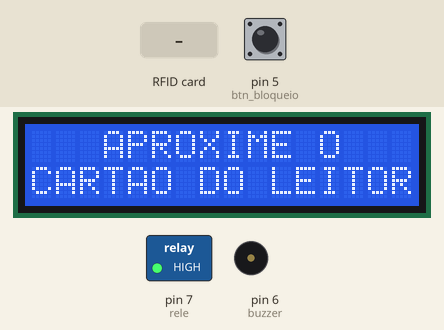
Bench run of a sketch on a simulated Arduino Uno, built with avr-gcc and run on an emulated ATmega328P. Shown: 16×2 character LCD, switched loads named in the sketch (green lamp = pin HIGH), buzzer (waves = sounding, pin HIGH). Inputs (shaded band) come from the test bench; at power-on: pin 5 (btn_bloqueio) LOW. Pins used as bus, display or sensor lines are not drawn; what the sketch prints to the serial monitor is not drawn.

Above: at 1.3 s.
1.4 s: RFID card E5 D6 85 28 held to the reader
At 1.81 s:
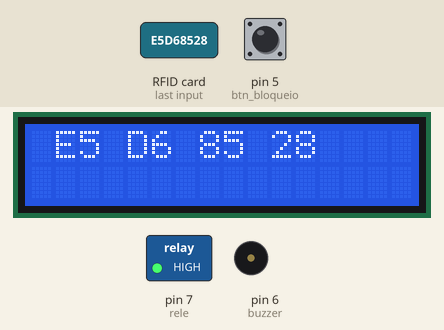
3.5 s: RFID card 5E 7A 19 C4 held to the reader
At 3.88 s:
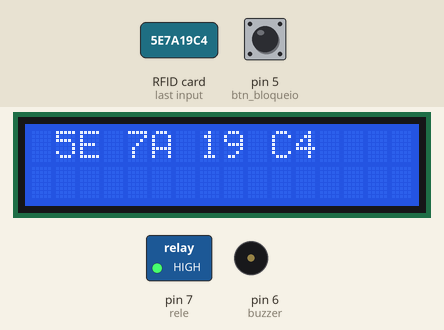
6.5 s: RFID card 20 84 56 CF held to the reader
At 6.91 s:
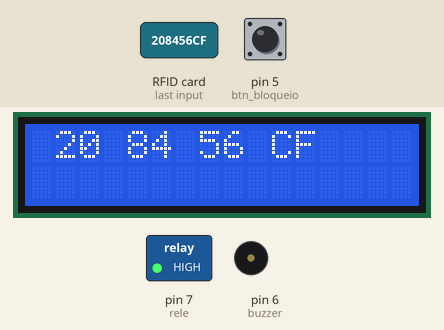
Timing chart, 0 to 9.5 s (numbered marks = the images above; inputs shaded):
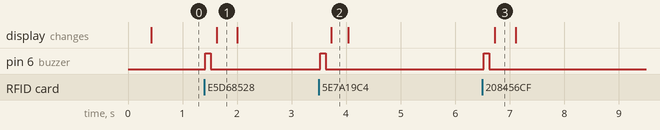

The sketch:

RFID_carro.ino
```cpp
#include <SPI.h>
#include <MFRC522.h>
#include <LiquidCrystal.h>

LiquidCrystal lcd(14,15,16,17,18,19);

int teste = 0;
int btn_bloqueio = 5;

#define rele 7


#define SS_PIN 10
#define RST_PIN 9
// Definicoes pino modulo RC522
MFRC522 mfrc522(SS_PIN, RST_PIN);

int buzzer = 6;

char st[20];

void setup()
{
  pinMode(buzzer,OUTPUT);
  pinMode(rele,OUTPUT);
  pinMode(btn_bloqueio,INPUT);

  digitalWrite(rele,HIGH);

  // Inicia a serial
  Serial.begin(9600);

  // Inicia  SPI bus
  SPI.begin();

  // Inicia MFRC522
  mfrc522.PCD_Init();
  // Mensagens iniciais no serial monitor
  Serial.println("Aproxime o seu cartao do leitor...");
  Serial.println();
  lcd.begin(16,2);
  lcd.clear();
  lcd.setCursor(0,0);
  lcd.print("Sistema OK!");
}

void loop()
{

   while(teste == 0){
    // Aguarda a aproximacao do cartao
    if ( ! mfrc522.PICC_IsNewCardPresent())
    {
      lcd.clear();
      lcd.setCursor(3,0);
      lcd.print("APROXIME O");
      lcd.setCursor(0,1);
      lcd.print("CARTAO DO LEITOR");
      return;
    }
    // Seleciona um dos cartoes
    if ( ! mfrc522.PICC_ReadCardSerial())
    {
      return;
    }

    //Apita o Buzzer
    digitalWrite(buzzer, HIGH);
    delay(100);
    digitalWrite(buzzer, LOW);
    delay(100);

    // Mostra UID na serial
    Serial.print("UID da tag :");
    String conteudo= "";
    byte letra;
    for (byte i = 0; i < mfrc522.uid.size; i++)
    {
       Serial.print(mfrc522.uid.uidByte[i] < 0x10 ? " 0" : " ");
       Serial.print(mfrc522.uid.uidByte[i], HEX);
       conteudo.concat(String(mfrc522.uid.uidByte[i] < 0x10 ? " 0" : " "));
       conteudo.concat(String(mfrc522.uid.uidByte[i], HEX));
    }

    Serial.println();
    conteudo.toUpperCase();

    lcd.clear();
    lcd.setCursor(0,0);
    lcd.print(conteudo);

    delay(250);

    // Testa se o cartao1 foi lido
    if (conteudo.substring(1) == "E5 D6 85 28")
    {
      teste = 1;
    }
    if (conteudo.substring(1) == "20 84 56 CF")
    {
      teste = 2;
    }
    else
    {
      Serial.println("Cartao Invalido!!! - Acesso negado !!!");
    }
  }

  if(digitalRead(btn_bloqueio) == 0)
  {
    teste = 0;
    digitalWrite(rele,HIGH);
  }

  if(teste == 1)
  {
    lcd.clear();
    lcd.setCursor(0,0);
    lcd.print("Ignicao 1");
    lcd.setCursor(0,1);
    lcd.print("liberada");
    digitalWrite(rele,LOW);
  }

  if(teste == 2)
  {
    lcd.clear();
    lcd.setCursor(0,0);
    lcd.print("Ignicao 2");
    lcd.setCursor(0,1);
    lcd.print("liberada");
  }


  delay(100);
}
```

Measured:
- after the input at 1.4 s, pin 6 (buzzer): LOW → HIGH at once, → LOW 0.10 s later; the display: changes after 0.23 s (image 1)
- after the input at 3.5 s, pin 6 (buzzer): LOW → HIGH at once, → LOW 0.10 s later; the display: changes after 0.23 s (image 2)
- after the input at 6.5 s, pin 6 (buzzer): LOW → HIGH at once, → LOW 0.10 s later; the display: changes after 0.23 s (image 3)
